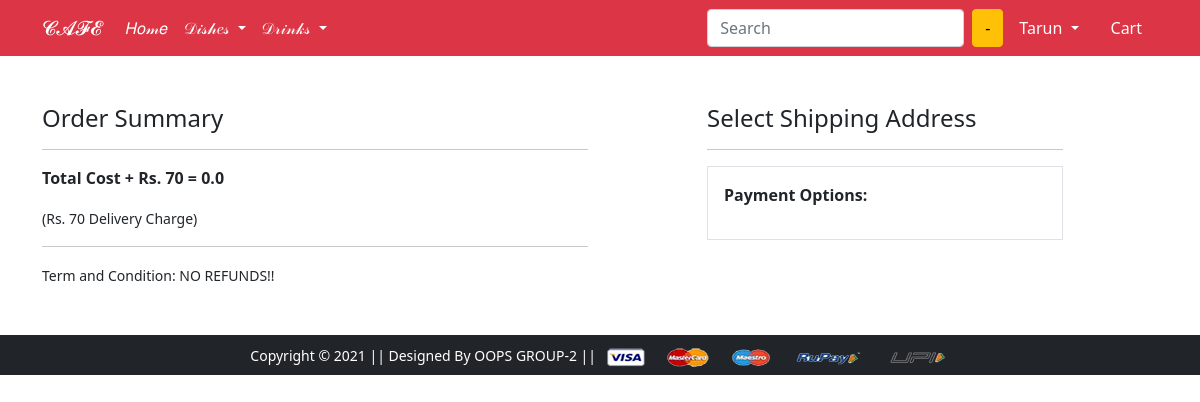
/checkout/ (signed in), run on an earlier commit of the app's database.
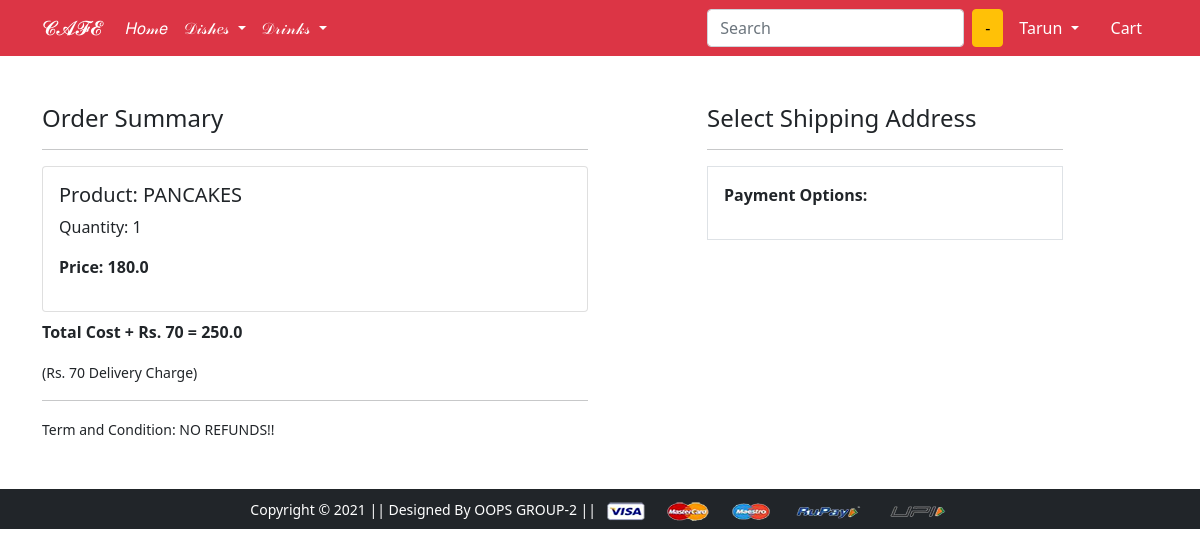
And on a later commit of the database.
### app/models.py (models this page shows, shortened)
class Cart(models.Model):
 user = models.ForeignKey(User, on_delete=models.CASCADE)
 product = models.ForeignKey(Product, on_delete=models.CASCADE)
 quantity = models.PositiveIntegerField(default=1)
 @property
 def total_cost(self):
   return self.quantity * self.product.discounted_price

class Product(models.Model):
 title = models.CharField(max_length=100)
 selling_price = models.FloatField()
 discounted_price = models.FloatField()
 description = models.TextField()
 brand = models.CharField(max_length=100)
 category = models.CharField( choices=CATEGORY_CHOICES, max_length=2)
 product_image = models.ImageField(upload_to='productimg')

### app/views.py (the view)
# urls.py: path('checkout/', views.checkout, name='checkout'),
@login_required
def checkout(request):
	user = request.user
	add = Customer.objects.filter(user=user)
	cart_items = Cart.objects.filter(user=request.user)
	amount = 0.0
	shipping_amount = 70.0
	totalamount=0.0
	cart_product = [p for p in Cart.objects.all() if p.user == request.user]
	if cart_product:
		for p in cart_product:
			tempamount = (p.quantity * p.product.discounted_price)
			amount += tempamount
		totalamount = amount+shipping_amount
	return render(request, 'app/checkout.html', {'add':add, 'cart_items':cart_items, 'totalcost':totalamount})

### app/templates/app/checkout.html (shortened to what this page needs)
{% extends 'app/base.html' %}
{% load static %}
{% block main-content %}
<div class="container">
 <div class="row mt-5">
  <div class="col-sm-6">
    <h4>Order Summary</h4>
    <hr>
    {% for item in cart_items %}
      <div class="card mb-2">
        <div class="card-body">
          <h5>Product: {{item.product.title}}</h5>
          <p>Quantity: {{item.quantity}}</p>
          <p class="fw-bold">Price: {{item.total_cost}}</p>
        </div>
      </div>
    {% endfor %}
    <p class="fw-bold">Total Cost + Rs. 70  = {{totalcost}}</p>
    <small>(Rs. 70 Delivery Charge)</small> <hr>
    <small>Term and Condition: NO REFUNDS!! </small>
  </div>
  <div class="col-sm-4 offset-sm-1">
    <h4>Select Shipping Address</h4>
    <hr>
    <form action="/paymentdone" id="myform">
        <div class="border p-3">
          <p class="fw-bold">Payment Options:</p>
        </div>
      </form>
    </div>
  </div>
</div>
{% endblock main-content %}

What changed in the data, as far as the page shows it:
added Cart: product "PANCAKES", quantity "1", total_cost "180.0"
Also different on the page:
{{ totalcost }}: "0.0" → "250.0"
